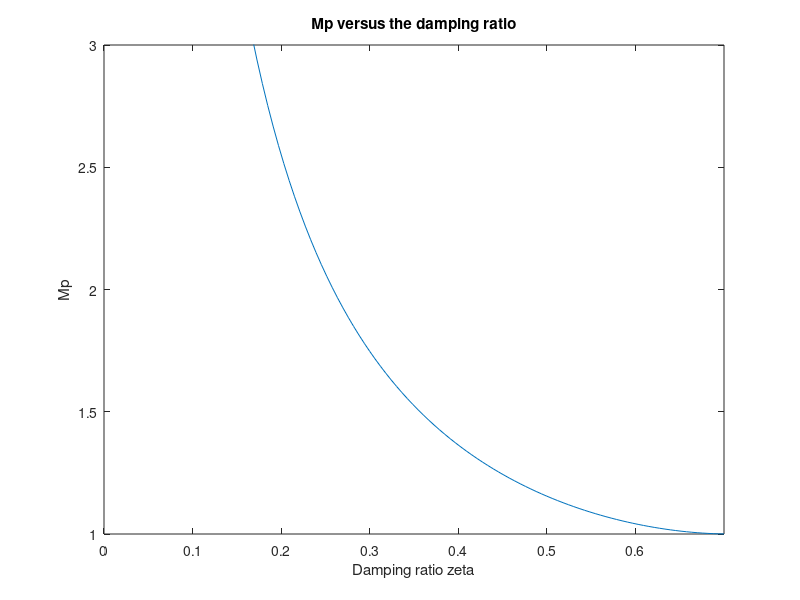

MATLAB code for this plot:
z = linspace(.1,.7);
Mp = (0*z+1)./(2*z.*sqrt(1-z.^2));
axis([0 .7 1 3]); plot(z,Mp); axis([0 .7 1 3]);
title('Mp versus the damping ratio');
xlabel('Damping ratio zeta'); ylabel('Mp');
